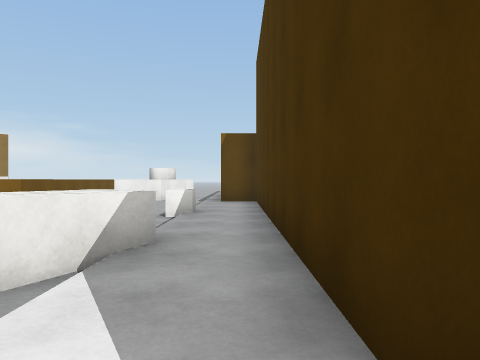
[1] (above)

20 first-person views from a walk through a 3-D level made in the Unity game engine. The camera is 1.2 m above the floor, looks level and sees 70° across. The floor is counted in squares, 2 m on a side. Each view is taken from the middle of a square. On the plan, view 1 faces up. The plan holds only what a view shows up to about 10 squares ahead; the rest is blank. The place goes on beyond the plan. The player character is not drawn. Some animated figures are left out. Surface patterns are stand-ins for the level's own textures.

[2]
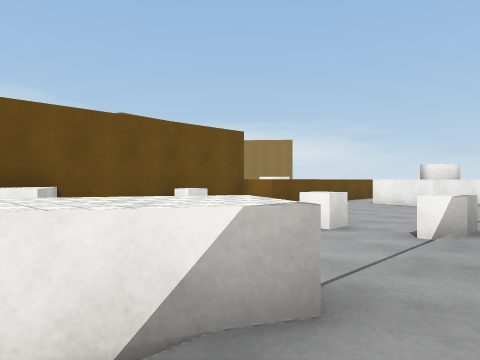

[3]
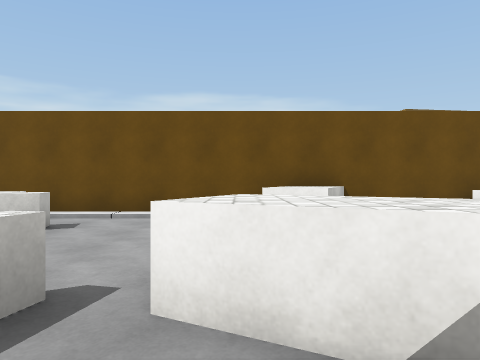

[4]
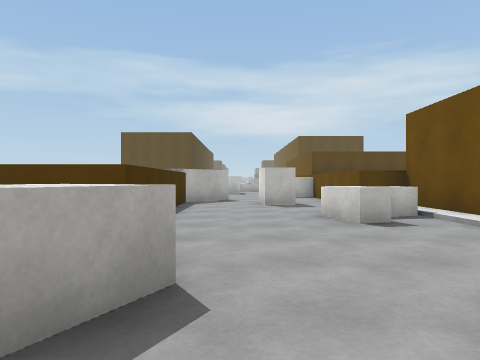

[5]
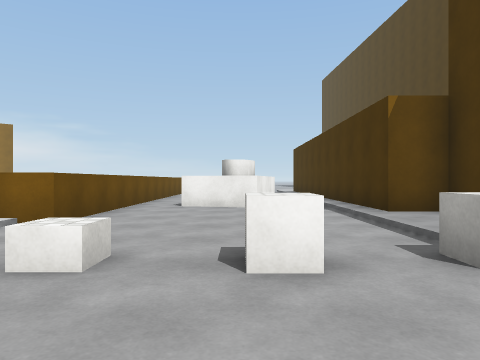

[6]
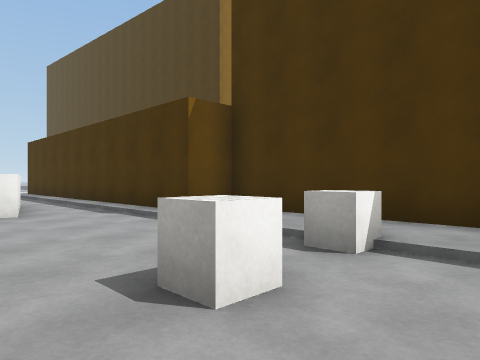

[7]
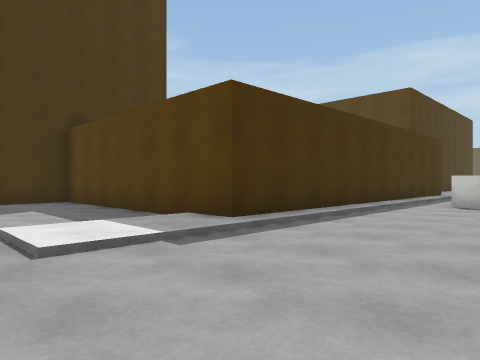

[8]
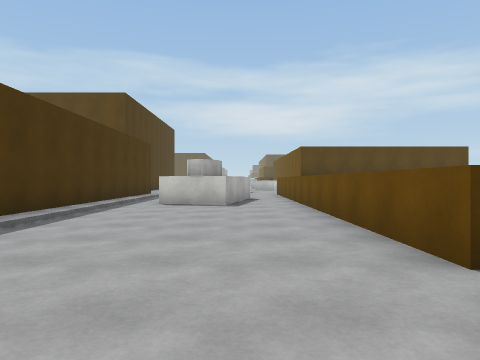

[9]
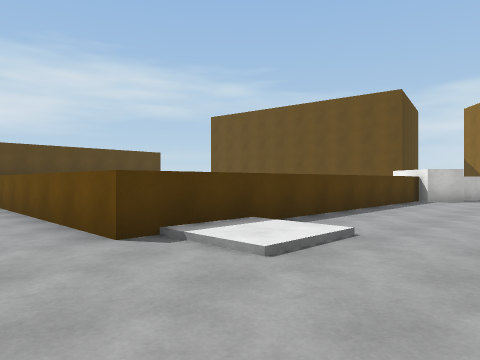

[10]
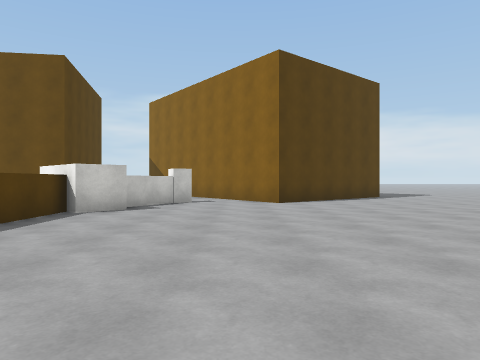

[11]
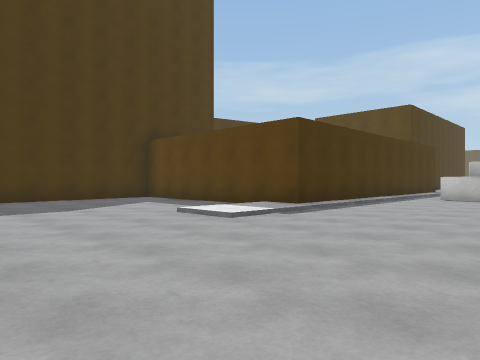

[12]
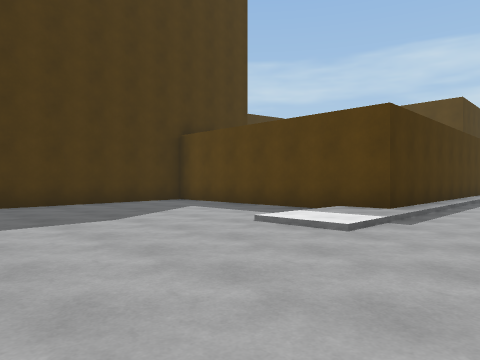

[13]
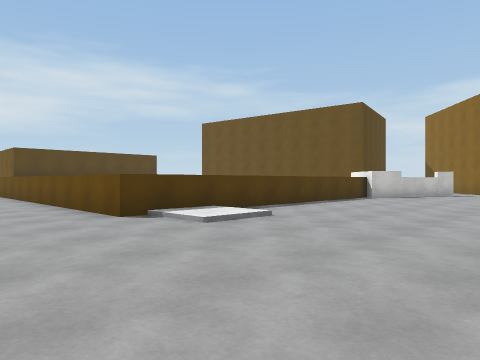

[14]
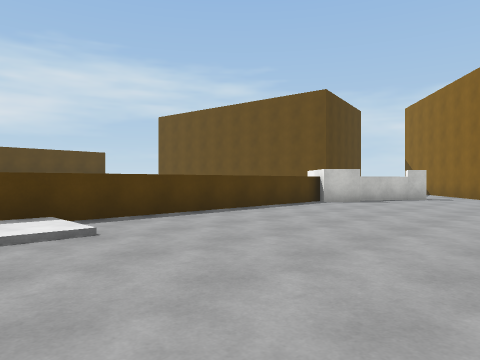

[15]
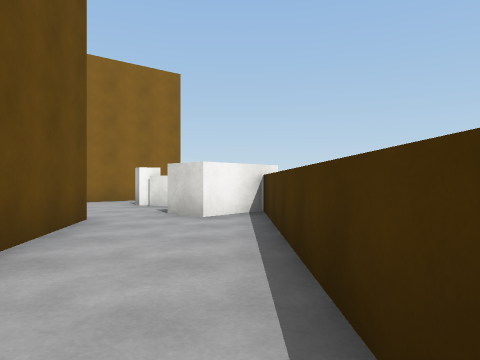

[16]
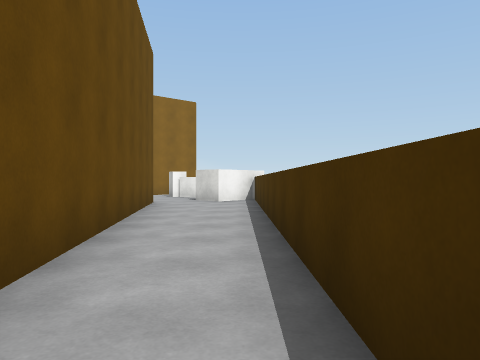

[17]
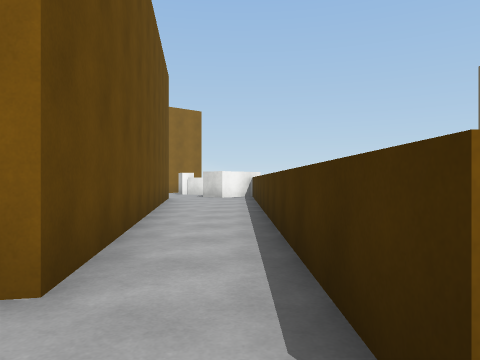

[18]
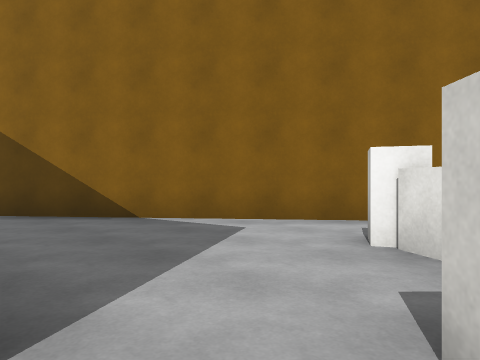

[19]
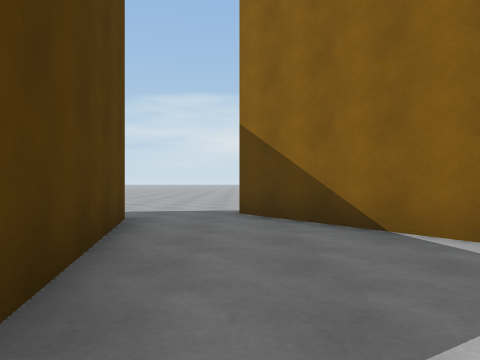

[20]
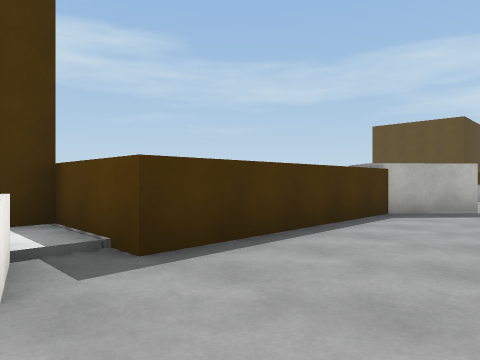

### Floor plan
Key: @ floor where view 1 was taken; # wall or solid block; . main floor; : floor 0.25 m higher than the main floor; / step, stairs or slope; ^ raised ledge; C cube; B block.
Columns run from 27 left of view 1 to 6 right of it. Each row starts with its distance up from view 1.
 26          #..................
 25          ##......................
 24        ###.......................#
 23       ##.........................#
 22      ##...B^........//....//.....#
 21     ##.....##.......:/..../:.....#
 20 ....#......##^^^^^^^^^..../:.....#
 19 ........##...^       ^..../#######
 18 .....#####...^       ^..../#
 17 ...      ##..^       ^..../#
 16           #..^       ^..../#
 15           #..^       ^..../#
 14           #..^       ^..#^/#
 13           #..^       ^.^#./#
 12           #..^       ^.^^./#
 11           #..^       ^..../#
 10           #..^       ^..../##
  9            ..^      ^^..../:#
  8             .       #...../:#
  7                     #C.BC.C:#
  6                     # ..../:#
  5                     #  .../:#
  4                     #.  ../:#
  3                     #^^..^^:#
  2                     # ...^::#
  1                     # ...##:#
  0                     #...../@#
 -1                     #.B...^^
 -2                     #^B...^
 -3                     #.....^
 -4                      ^....^
 -5                      ^.B.#^

Where each view was taken, in squares from view 1:
view 1: 0 up, 0 right, facing up
view 2: 2 up, 0 right, facing up-left
view 3: 2 up, 0 right, facing left
view 4: 4 up, 3 left, facing down
view 5: 4 up, 3 left, facing up
view 6: 5 up, 4 left, facing up-right
view 7: 23 up, 4 left, facing down-right
view 8: 23 up, 4 left, facing down
view 9: 24 up, 4 left, facing down-left
view 10: 24 up, 8 left, facing left
view 11: 26 up, 5 left, facing down-right
view 12: 26 up, 3 left, facing down-right
view 13: 26 up, 3 left, facing down-left
view 14: 26 up, 6 left, facing down-left
view 15: 14 up, 15 left, facing up
view 16: 10 up, 15 left, facing up
view 17: 8 up, 15 left, facing up
view 18: 19 up, 16 left, facing up-left
view 19: 20 up, 17 left, facing left
view 20: 1 up, 4 left, facing down-right
